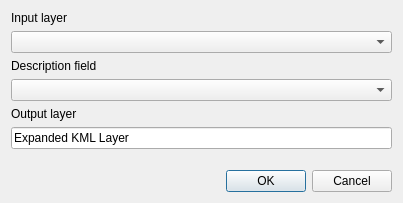
<?xml version="1.0" encoding="UTF-8"?>
<ui version="4.0">
 <class>Dialog</class>
 <widget class="QDialog" name="Dialog">
  <property name="geometry">
   <rect>
    <x>0</x>
    <y>0</y>
    <width>403</width>
    <height>203</height>
   </rect>
  </property>
  <property name="windowTitle">
   <string>KML Description Field Expansion</string>
  </property>
  <layout class="QVBoxLayout" name="verticalLayout">
   <item>
    <widget class="QLabel" name="label">
     <property name="text">
      <string>Input layer</string>
     </property>
    </widget>
   </item>
   <item>
    <widget class="QgsMapLayerComboBox" name="inputLayerComboBox"/>
   </item>
   <item>
    <widget class="QLabel" name="label_2">
     <property name="text">
      <string>Description field</string>
     </property>
    </widget>
   </item>
   <item>
    <widget class="QgsFieldComboBox" name="descriptionComboBox"/>
   </item>
   <item>
    <widget class="QLabel" name="label_3">
     <property name="text">
      <string>Output layer</string>
     </property>
    </widget>
   </item>
   <item>
    <widget class="QLineEdit" name="outputLayerLineEdit">
     <property name="text">
      <string>Expanded KML Layer</string>
     </property>
    </widget>
   </item>
   <item>
    <spacer name="verticalSpacer">
     <property name="orientation">
      <enum>Qt::Vertical</enum>
     </property>
     <property name="sizeHint" stdset="0">
      <size>
       <width>20</width>
       <height>40</height>
      </size>
     </property>
    </spacer>
   </item>
   <item>
    <widget class="QDialogButtonBox" name="buttonBox">
     <property name="orientation">
      <enum>Qt::Horizontal</enum>
     </property>
     <property name="standardButtons">
      <set>QDialogButtonBox::Cancel|QDialogButtonBox::Ok</set>
     </property>
    </widget>
   </item>
  </layout>
 </widget>
 <customwidgets>
  <customwidget>
   <class>QgsFieldComboBox</class>
   <extends>QComboBox</extends>
   <header>qgis.gui</header>
  </customwidget>
  <customwidget>
   <class>QgsMapLayerComboBox</class>
   <extends>QComboBox</extends>
   <header>qgis.gui</header>
  </customwidget>
 </customwidgets>
 <resources/>
 <connections>
  <connection>
   <sender>buttonBox</sender>
   <signal>accepted()</signal>
   <receiver>Dialog</receiver>
   <slot>accept()</slot>
   <hints>
    <hint type="sourcelabel">
     <x>248</x>
     <y>254</y>
    </hint>
    <hint type="destinationlabel">
     <x>157</x>
     <y>274</y>
    </hint>
   </hints>
  </connection>
  <connection>
   <sender>buttonBox</sender>
   <signal>rejected()</signal>
   <receiver>Dialog</receiver>
   <slot>reject()</slot>
   <hints>
    <hint type="sourcelabel">
     <x>316</x>
     <y>260</y>
    </hint>
    <hint type="destinationlabel">
     <x>286</x>
     <y>274</y>
    </hint>
   </hints>
  </connection>
 </connections>
</ui>
